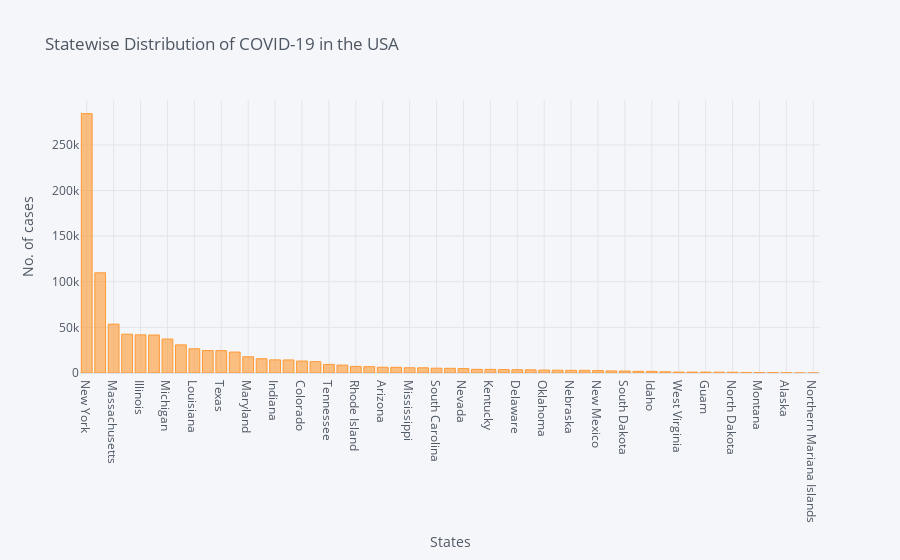

Source (notebook cell):
### Code cell
configure_plotly_browser_state()
states6.iplot(kind='bar', xTitle='States', yTitle='No. of cases ', title='Statewise Distribution of COVID-19 in the USA')

### Figure 1 — Plotly figure (JSON) as saved in the notebook; plotly's stock layout.template omitted (floating-point values rounded to 4 significant figures)
{"data": [{"name": "cases", "text": "", "y": [284265, 109832, 53524, 42529, 41792, 41632, 37196, 30842, 26520, 24598, 24499, 22944, 17767, 15605, 14406, 14303, 13115, 12392, 9430, 8632, 7231, 6910, 6283, 6228, 5729, 5690, 5258, 5116, 4817, 3996, 3968, 3699, 3604, 3478, 3200, 3086, 2916, 2912, 2665, 2255, 2153, 1805, 1768, 1307, 1034, 1000, 993, 868, 806, 618, 450, 362, 338, 55, 14], "marker": {"color": "rgba(255, 153, 51, 0.6)", "line": {"color": "rgba(255, 153, 51, 1.0)", "width": 1}}, "x": ["New York", "New Jersey", "Massachusetts", "California", "Illinois", "Pennsylvania", "Michigan", "Florida", "Louisiana", "Connecticut", "Texas", "Georgia", "Maryland", "Ohio", "Indiana", "Washington", "Colorado", "Virginia", "Tennessee", "North Carolina", "Rhode Island", "Missouri", "Arizona", "Alabama", "Mississippi", "Wisconsin", "South Carolina", "Iowa", "Nevada", "Utah", "Kentucky", "District of Columbia", "Delaware", "Minnesota", "Oklahoma", "Kansas", "Nebraska", "Arkansas", "New Mexico", "Oregon", "South Dakota", "New Hampshire", "Idaho", "Puerto Rico", "West Virginia", "Maine", "Guam", "Vermont", "North Dakota", "Hawaii", "Montana", "Wyoming", "Alaska", "Virgin Islands", "Northern Mariana Islands"], "type": "bar", "orientation": "v"}], "layout": {"title": {"text": "Statewise Distribution of COVID-19 in the USA", "font": {"color": "#4D5663"}}, "paper_bgcolor": "#F5F6F9", "plot_bgcolor": "#F5F6F9", "yaxis": {"tickfont": {"color": "#4D5663"}, "zerolinecolor": "#E1E5ED", "title": {"text": "No. of cases ", "font": {"color": "#4D5663"}}, "gridcolor": "#E1E5ED", "showgrid": true}, "xaxis": {"tickfont": {"color": "#4D5663"}, "zerolinecolor": "#E1E5ED", "title": {"text": "States", "font": {"color": "#4D5663"}}, "gridcolor": "#E1E5ED", "showgrid": true}, "legend": {"bgcolor": "#F5F6F9", "font": {"color": "#4D5663"}}}}
